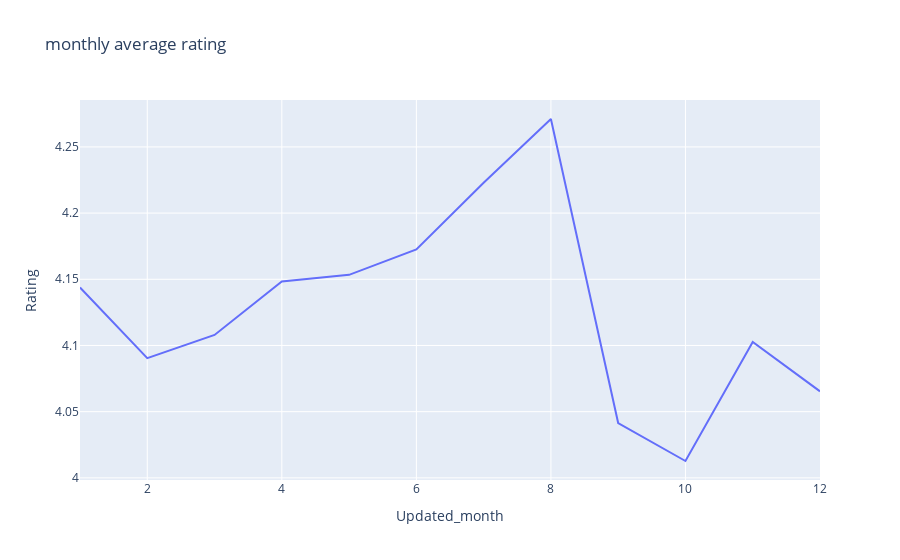

Source (notebook cell):
### Code cell
fig=pe.line(res, x="Updated_month",y="Rating",title="monthly average rating ")
fig.show()

### Figure 1 — Plotly figure (JSON) as saved in the notebook; plotly's stock layout.template omitted (floating-point values rounded to 4 significant figures)
{"data": [{"hovertemplate": "Updated_month=%{x}<br>Rating=%{y}<extra></extra>", "legendgroup": "", "line": {"color": "#636efa", "dash": "solid"}, "marker": {"symbol": "circle"}, "mode": "lines", "name": "", "orientation": "v", "showlegend": false, "type": "scatter", "x": [1, 2, 3, 4, 5, 6, 7, 8, 9, 10, 11, 12], "xaxis": "x", "y": [4.144, 4.09, 4.108, 4.148, 4.153, 4.173, 4.223, 4.271, 4.041, 4.013, 4.103, 4.065], "yaxis": "y"}], "layout": {"legend": {"tracegroupgap": 0}, "title": {"text": "monthly average rating "}, "xaxis": {"anchor": "y", "domain": [0, 1], "title": {"text": "Updated_month"}}, "yaxis": {"anchor": "x", "domain": [0, 1], "title": {"text": "Rating"}}}}
